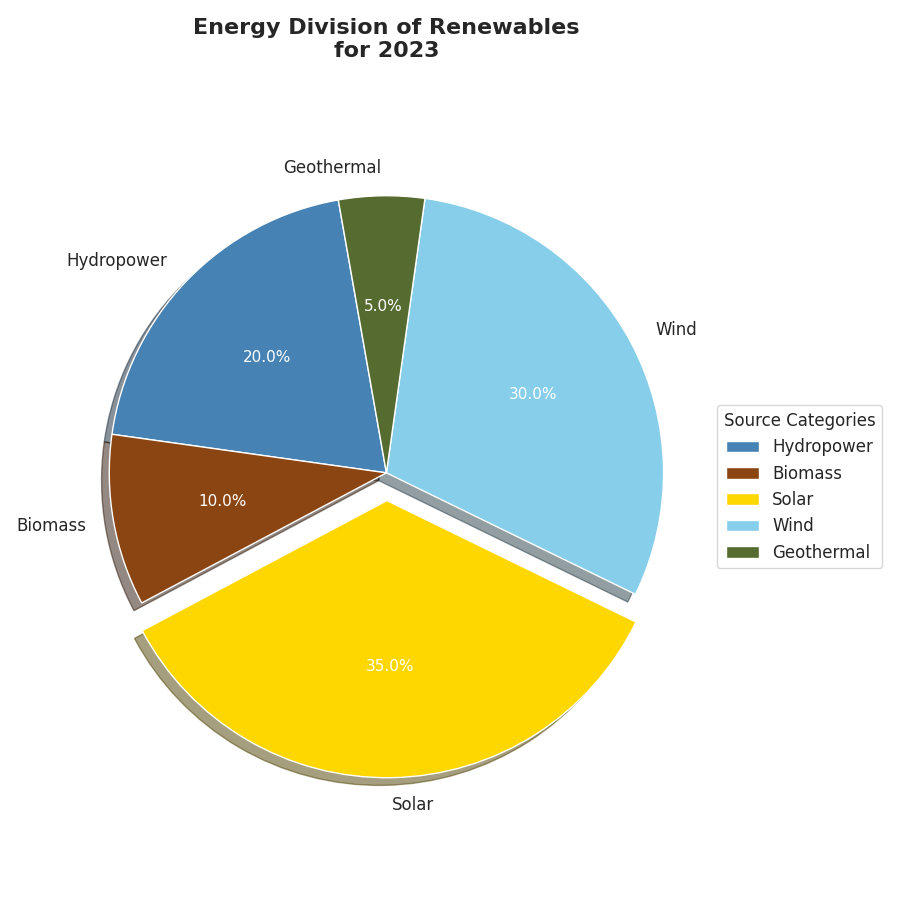

The script that drew this image:
import matplotlib.pyplot as plt

# Modified data for the pie chart
energy_sources = ['Hydropower', 'Biomass', 'Solar', 'Wind', 'Geothermal']
energy_shares = [20, 10, 35, 30, 5]  # Same percentage shares with shuffled order

# Colors for each energy source
colors = ['#4682B4', '#8B4513', '#FFD700', '#87CEEB', '#556B2F']

# Explode the second largest segment (Wind) instead of the largest for emphasis
explode = (0, 0, 0.1, 0, 0)

# Create the pie chart
fig, ax = plt.subplots(figsize=(9, 9))

# Plotting the pie chart
wedges, texts, autotexts = ax.pie(
    energy_shares, 
    labels=energy_sources, 
    autopct='%1.1f%%', 
    startangle=100, 
    colors=colors, 
    explode=explode, 
    shadow=True
)

# Enhance text properties
for text in texts:
    text.set_fontsize(12)
for autotext in autotexts:
    autotext.set_fontsize(11)
    autotext.set_color('white')

# Randomized chart title
ax.set_title(
    'Energy Division of Renewables\nfor 2023', 
    fontsize=16, 
    fontweight='bold', 
    pad=30
)

# Ensure the pie chart is a perfect circle
ax.axis('equal')

# Place the legend outside the pie chart with altered title
plt.legend(
    wedges, energy_sources,
    title="Source Categories",
    loc="center left",
    bbox_to_anchor=(1, 0, 0.5, 1),
    fontsize=12
)

# Automatically adjust layout
plt.tight_layout()

# Show the plot
plt.show()
